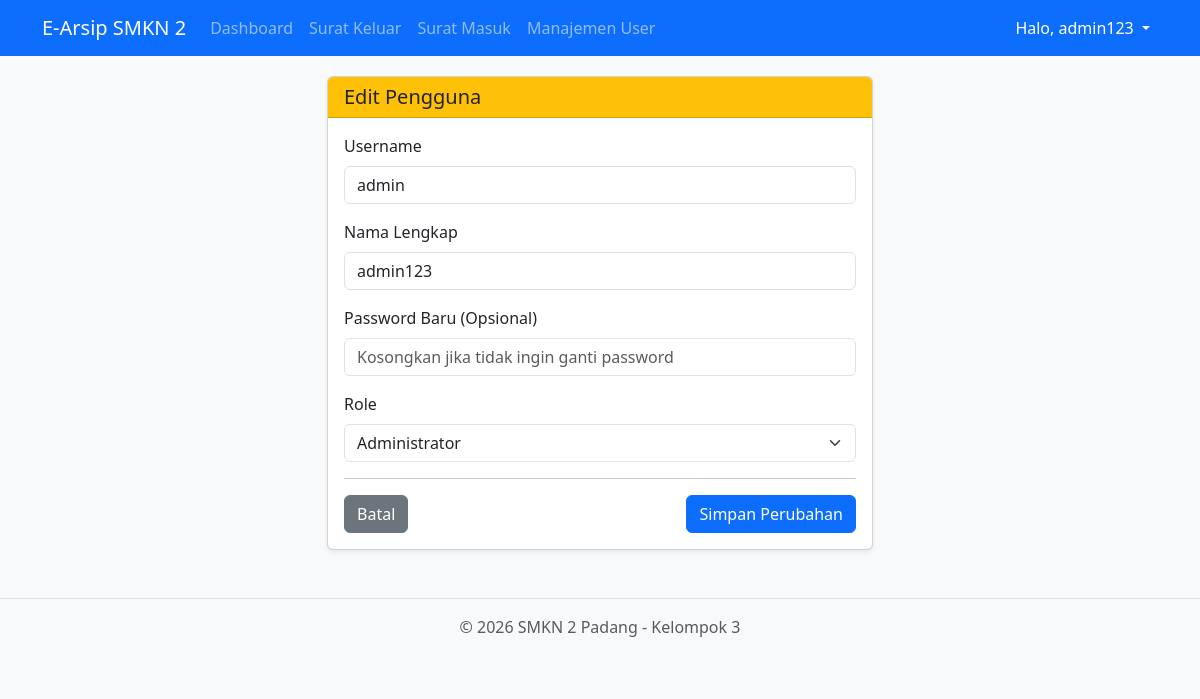
/modules/user/edit.php?id=2 (signed in), run on the app's committed database.
### tables this page shows
CREATE TABLE `users` (
  `id` int(11) NOT NULL,
  `username` varchar(50) NOT NULL,
  `password` varchar(255) NOT NULL,
  `nama_lengkap` varchar(100) DEFAULT NULL,
  `role` varchar(20) DEFAULT NULL
);

### modules/user/edit.php (the view, shortened to what this page needs)
<?php
include '../../config/koneksi.php';
include '../../includes/header.php';
$id = $_GET['id'];
$query = mysqli_query($conn, "SELECT * FROM users WHERE id = '$id'");
$data  = mysqli_fetch_assoc($query);
?>
<div class="row justify-content-center">
    <div class="col-md-6">
        <div class="card shadow-sm">
            <div class="card-header bg-warning">
                <h5 class="mb-0">Edit Pengguna</h5>
            </div>
            <div class="card-body">
                <form action="proses_edit.php" method="POST">
                    <div class="mb-3">
                        <label class="form-label">Username</label>
                        <input type="text" name="username" class="form-control" value="<?= $data['username']; ?>" required>
                    </div>
                    <div class="mb-3">
                        <label class="form-label">Nama Lengkap</label>
                        <input type="text" name="nama_lengkap" class="form-control" value="<?= $data['nama_lengkap']; ?>" required>
                    </div>
                    <div class="mb-3">
                        <label class="form-label">Password Baru (Opsional)</label>
                        <input type="password" name="password" class="form-control" placeholder="Kosongkan jika tidak ingin ganti password">
                    </div>
                    <div class="mb-3">
                        <label class="form-label">Role</label>
                        <select name="role" class="form-select">
                            <option value="admin" <?= $data['role'] == 'admin' ? 'selected' : ''; ?>>Administrator</option>
                        </select>
                    </div>
                    <hr>
                    <div class="d-flex justify-content-between">
                        <a href="index.php" class="btn btn-secondary">Batal</a>
                        <button type="submit" class="btn btn-primary">Simpan Perubahan</button>
                    </div>
                </form>
            </div>
        </div>
    </div>
</div>
<?php include '../../includes/footer.php'; ?>

### includes/header.php (style rules this page uses)
body { background-color: #f8f9fa; }

### data on the page
users: username "admin", nama_lengkap "admin123", role "Administrator"

### other printed values
$_SESSION['nama'] "admin123"
